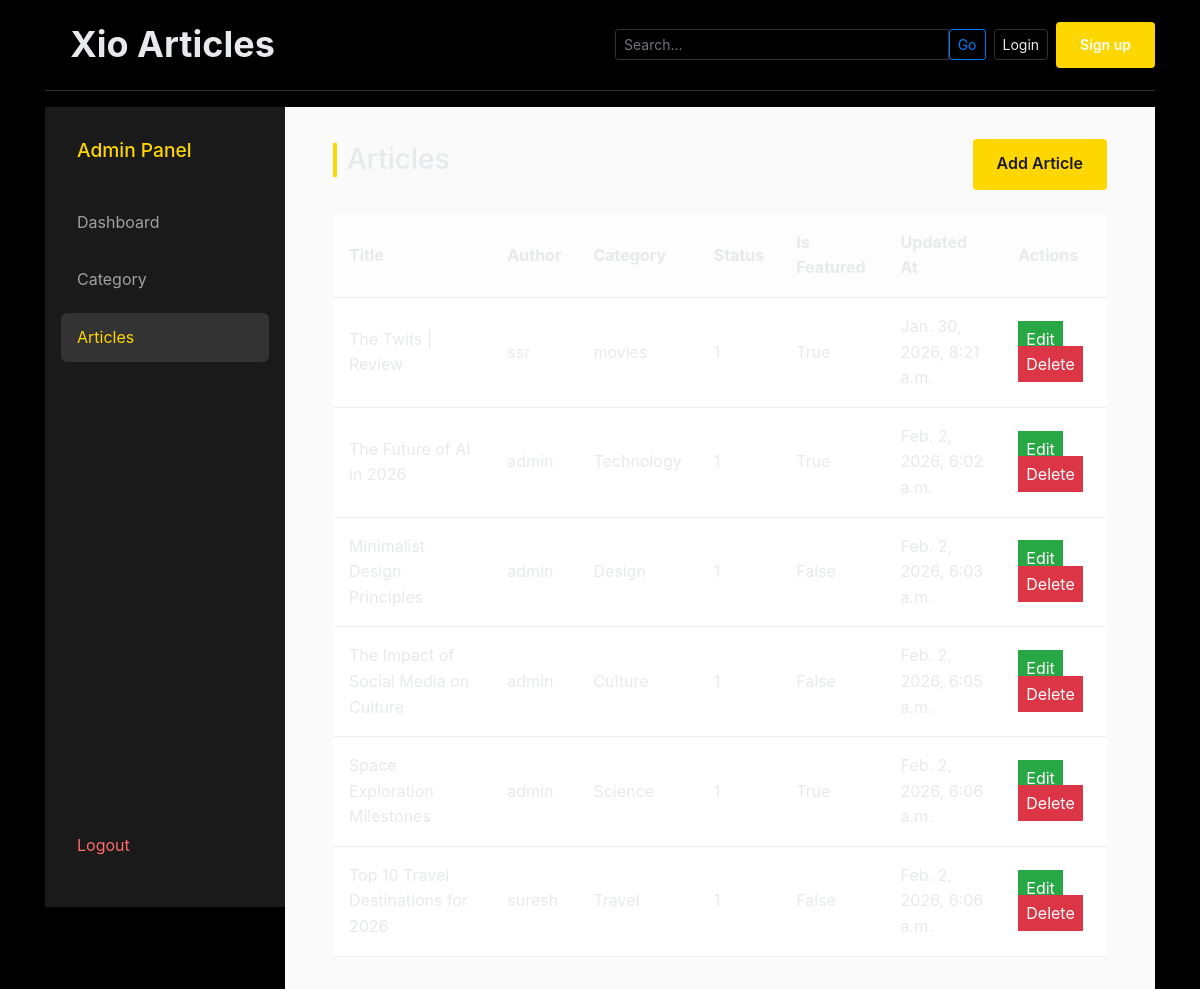
Page /dashboard/blogs/ on the committed database.
### blogs/models.py (models this page shows, shortened)
class Blog(models.Model):
    title = models.CharField(max_length=100)
    slug = models.SlugField(unique=True)
    author = models.ForeignKey(User, on_delete=models.CASCADE, blank=True, null=True) #auth.User(max_length=255)
    image = models.ImageField(upload_to='uploads/%Y/%m/%d/')
    description = models.TextField(max_length=255)
    status = models.IntegerField(choices=StatusChoices, default=StatusChoices.DRAFT)
    is_featured = models.BooleanField(default=False)
    content = models.TextField()
    category = models.ForeignKey(Category, on_delete=models.CASCADE)
    created_at = models.DateTimeField(auto_now_add=True)
    updated_at = models.DateTimeField(auto_now=True)

class Category(models.Model):
    name = models.CharField(max_length=255,unique=True)
    created_at = models.DateTimeField(auto_now_add=True)
    updated_at = models.DateTimeField(auto_now=True)
    class Meta:
        verbose_name = 'Category'
        verbose_name_plural = 'Categories'
    def __str__(self):
        return self.name

### dashboard/views.py (the view)
# urls.py: path('blogs/', views.manage_blogs, name='dashboard/blogs'),
def manage_blogs(request):
    blogs = Blog.objects.all()
    context = {
        'blogs': blogs,
    }
    return render(request, 'dashboard/blogs.html', context)

### templates/dashboard/blogs.html (shortened to what this page needs)
{% extends "base.html" %}
{% block content %}
{% include 'dashboard/sidebar.html' %}
<main class="main-content">
    <div class="dashboard-container">
        <section>
            <div style="display: flex; justify-content: space-between; align-items: center; margin-bottom: 1rem;">
                <h3 style="border-left: 4px solid var(--accent-yellow); padding-left: 10px;">Articles</h3>
                <a href="{% url 'add_blog' %}" class="btn-primary">Add Article</a>
            </div>
            <table class="content-table">
                <thead>
                    <tr style="background: #fdfdfd;">
                        <th>Title</th>
                        <th>Author</th>
                        <th>Category</th>
                        <th>Status</th>
                        <th>Is Featured</th>
                        <th>Updated At</th>
                        <th>Actions</th>
                    </tr>
                </thead>
                <tbody>
                    {% for blog in blogs %}
                    <tr>
                        <td>{{blog.title}}</td>
                        <td>{{blog.author}}</td>
                        <td>{{blog.category}}</td>
                        <td>{{blog.status}}</td>
                        <td>{{blog.is_featured}}</td>
                        <td>{{blog.updated_at}}</td>
                        <td>
                            <a href="{% url 'edit_blog' blog.id %}" class="btn-success p-2">Edit</a>
                            <a href="{% url 'delete_blog' blog.id %}" class="btn-danger p-2">Delete</a>
                        </td>
                    </tr>
                    {% endfor %}
                </tbody>
            </table>
        </section>
    </div>
</main>
{% endblock %}

### blog_main/static/css/blog.css (style rules this page uses)
h1, h2, h3, h4, h5, h6 { font-family: -apple-system, BlinkMacSystemFont, "Segoe UI", Roboto, Helvetica, Arial, sans-serif; }

### templates/base.html (style rules this page uses)
:root { --bg-color: #000000; --text-color: #e7e9ea; --text-muted: #71767b; --border-color: #2f3336; --accent-color: #1d9bf0; --accent-hover: #1a8cd8; --card-bg: #000000; }
body { background-color: var(--bg-color); font-family: -apple-system, BlinkMacSystemFont, "Segoe UI", Roboto, Helvetica, Arial, sans-serif; color: var(--text-color); line-height: 1.6; }
a { color: var(--accent-color); }
.btn-primary { background-color: var(--accent-color); border-color: var(--accent-color); border-radius: 9999px; font-weight: bold; }

### templates/dashboard/blogs.html (style rules this page uses)
:root { --accent-yellow: #FFD700; --sidebar-bg: #1a1a1a; --sidebar-text: #ffffff; --bg-white: #ffffff; --text-dark: #1a1a1a; --border-light: #eeeeee; --hover-yellow: #ffecb3; }
.main-content { margin-left: 240px; flex-grow: 1; padding: 2rem 3rem; min-height: 100vh; background-color: #fafafa; }
.dashboard-container { max-width: 1100px; }
.btn-primary { background-color: var(--accent-yellow); color: var(--text-dark); padding: 0.8rem 1.5rem; border: none; font-weight: 600; cursor: pointer; transition: 0.2s ease; border-radius: 4px; }
.content-table { width: 100%; border-collapse: collapse; margin-top: 1.5rem; background: white; }
.content-table td, .content-table th { padding: 1rem; border-bottom: 1px solid var(--border-light); text-align: left; }

### rows in the picture
Blog: title "The Twits | Review", author "ssr", category "movies", status "1", is_featured "True", updated_at "Jan. 30, 2026, 8:21 a.m."
Blog: title "The Future of AI in 2026", author "admin", category "Technology", status "1", is_featured "True", updated_at "Feb. 2, 2026, 6:02 a.m."
Blog: title "Minimalist Design Principles", author "admin", category "Design", status "1", is_featured "False", updated_at "Feb. 2, 2026, 6:03 a.m."
Blog: title "The Impact of Social Media on Culture", author "admin", category "Culture", status "1", is_featured "False", updated_at "Feb. 2, 2026, 6:05 a.m."
Blog: title "Space Exploration Milestones", author "admin", category "Science", status "1", is_featured "True", updated_at "Feb. 2, 2026, 6:06 a.m."
Blog: title "Top 10 Travel Destinations for 2026", author "suresh", category "Travel", status "1", is_featured "False", updated_at "Feb. 2, 2026, 6:06 a.m."
